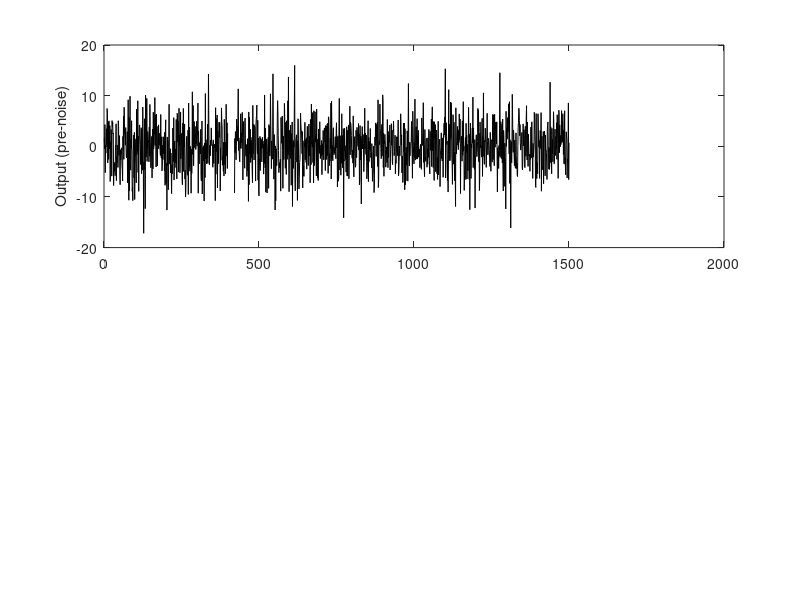

This chart was generated by the following MATLAB code: (Note: this script raises an error after producing the figure.)
% SDPDEMO  Captain Toolbox demonstration
%
% State Dependent Parameter (SDP) analysis of simulated data
%
% See also SDP

% Copyright (c) 2007 by CRES, Lancaster University, United Kingdom
% Authors : Peter Young, Wlodek Tych, Diego Pedregal, James Taylor
% Additional author for SDPDEMO: Paul McKenna

clear all
close all
format compact
echo on

clc
% SDPDEMO  Captain Toolbox demonstration
 
% This script demonstrates the use of the State Dependent
% Parameter (SDP) routine for obtaining a non-parametric
% state dependent model from a simulated dataset.
 
% For this example, the output is formed from the sum of
% three inputs (u1, u2 and u3), each multiplied by its own 
% state dependent parameter (a, b and c).
 
% y(k) = a(k) * u1(k)  +  b(k) * u2(k)  +  c(k) * u3(k)  
 
% The SDPs themselves are each dependent on the given states 
% (x1, x2 and x3). In the following example, they are simply
% white noise signals with different seeds. If no dependent
% states are supplied by the user, the algorithm assumes that
% each parameter is dependent upon its associated input regressor,
% (so that in this example a would be dependent on u1, b on u2).
 
% --------------------------------------------------------
%                 Hit any key to continue
% --------------------------------------------------------
pause
 
% length of the simulated data set
 
n=1500;
 
% dependent states
 
randn('seed',0); x1=randn(n,1);  % for first regressor
randn('seed',1); x2=randn(n,1);  % for second regressor
randn('seed',2); x3=randn(n,1);  % for third regressor
x=[x1 x2 x3];
 
% state dependent parameters
 
a=(0.5*x1)+3;       % linear state dependency for the first SDP
b=(x2.^2)+1;        % quadratic state dependency for the second SDP
c=(sin(x3*pi/2))+2; % sinusoidal state dependency for the third SDP
 
% --------------------------------------------------------
%                 Hit any key to continue
% --------------------------------------------------------
pause
 
% The inputs signals are more white noise sequences.
 
randn('seed',3); u1=randn(n,1);  % first input
randn('seed',4); u2=randn(n,1);  % second input
randn('seed',5); u3=randn(n,1);  % third input
z=[u1 u2 u3];
 
% The output is then generated from the inputs and their
% associated state dependent parameters.
 
y=(a.*u1)+(b.*u2)+(c.*u3);  % output
 
% Missing values are added in order to test the ability of the
% algorithms to automatically handle interpolation
 
u1(200:220)=NaN;
y(400:420)=NaN;
 
% Finally, white noise is added to the output signal to
% represent measurement noise.
 
randn('seed',6); ng=randn(n,1); ng=3*ng;
y=y+ng;
 
% --------------------------------------------------------
%                 Hit any key to continue
% --------------------------------------------------------
pause
 
% The noise to signal ratio is high, as seen by plotting the 
% uncontaminated data and the noise signal together.
 
subplot(211)
plot(y-ng,'-k'); ax=axis; ylabel('Output (pre-noise)')
 
title([' Noise to signal ratio = ' ...
  int2str(100*covnan(ng)/covnan(y-ng)) '%  by variance']);
 
subplot(212)
plot(ng,'-k'); axis(ax); ylabel('Noise signal')
 
% --------------------------------------------------------
%                 Hit any key to continue
% --------------------------------------------------------
pause
 
% The output, inputs and states are all plotted.
 
clf
subplot(4,2,1); plot(y,'-r');ylabel('Output')
subplot(4,2,3); plot(u1,'-b');ylabel('Input 1')
subplot(4,2,5); plot(u2,'-b');ylabel('Input 2')
subplot(4,2,7); plot(u3,'-b');ylabel('Input 3')
subplot(3,2,2); h=plot(x1,a,'.m');
xlabel('Dependent state 1'); ylabel('SDP 1'); set(h,'markersize',1)
subplot(3,2,4); h=plot(x2,b,'.m');
xlabel('Dependent state 2'); ylabel('SDP 2'); set(h,'markersize',1)
subplot(3,2,6); h=plot(x3,c,'.m');
xlabel('Dependent state 3');ylabel('SDP 3');set(h,'markersize',1)
 
% --------------------------------------------------------
%                 Hit any key to continue
% --------------------------------------------------------
pause
 
% The NVRs for the SDPs can be provided explicitly or 
% optimised by an internal call to the DLROPT function from
% SDP. If the any of the given NVRs are negative, this is 
% taken to indicate that the user wishes to optimise the NVR
% for the corresponding SDP. An NVR of -1 will force the 
% algorithm to optimise at the first iteration for that SDP,
% then retain this value for subsequent iterations. In 
% general an NVR input of -n will cause optimisation at the 
% first n iterations.
 
% In the following example, we optimise the first NVR at the
% first two iterations and the other NVRs at only the first
% iteration.
 
nvr=[-2 -1];  
 
% A Random Walk (RW) model is used for the first SDP and
% an Integrated Random Walk (IRW) model for all other SDPs.
 
TVP=[0 1];
 
% --------------------------------------------------------
%                 Hit any key to continue
% --------------------------------------------------------
pause
 
% The estimation options are set such that there can be a
% maximum of 10 iterations, the convergence criteria (for
% r-squared) is 0.0001, the plotting option is set to 1 
% to show results during estimation and the other estimation
% options are set to their default (shown by -1 inputs).
 
opts=[10 0.0001 -1 -1 -1 1];
 
% The main function call is then made, to carry out
% the estimation, plotting the estimates as they are made.
% The initial esimates with NVR=0 are plotted blue. The
% latest SDP estimates are plotted red, with the points from
% the previous iterations being grey.
 
% --------------------------------------------------------
%                 Hit any key to continue
% --------------------------------------------------------
pause
 
clf
[fit,fitse,par,parse,zs,pars,parses,rsq,nvrid,y0]=sdp(y,z,x,TVP,nvr,opts);
 
% --------------------------------------------------------
%                 Hit any key to continue
% --------------------------------------------------------
pause
 
% Identified NVR for the first SDP
 
nvrid(1)
 
% Identified NVR for the second SDP
 
nvrid(2)
 
% Identified NVR for the third SDP
 
nvrid(3)
 
% --------------------------------------------------------
%                 Hit any key to continue
% --------------------------------------------------------
pause
 
% The r-squared value between the model output and the 
% output data is returned.
 
rsq
 
% Finally, the results can be plotted against the true SDP
% relationships, with standard error bounds shown as dashed
% lines.
 
% --------------------------------------------------------
%                 Hit any key to continue
% --------------------------------------------------------
pause
 
figure(1); clf
l1=plot(x1,a,'.b',zs(:,1),pars(:,1),'-g'); hold on
set(l1(2),'linewidth',2); set(l1(1),'markersize',1)
ylabel('a_k'); xlabel('x1_k');axis('square'); legend('par','sdp',-1)
plot(zs(:,1),pars(:,1)+parses(:,1),'--g',zs(:,1),pars(:,1)-parses(:,1),'--g')
title('First state dependent parameter')
 
figure(2)
l1=plot(x2,b,'.b',zs(:,2),pars(:,2),'-g'); hold on
set(l1(2),'linewidth',2); set(l1(1),'markersize',1)
ylabel('b_k'); xlabel('x2_k'); axis('square'); legend('par','sdp',-1)
plot(zs(:,2),pars(:,2)+parses(:,2),'--g',zs(:,2),pars(:,2)-parses(:,2),'--g')
title('Second state dependent parameter')
 
figure(3)
l1=plot(x3,c,'.b',zs(:,3),pars(:,3),'-g'); hold on
set(l1(2),'linewidth',2);set(l1(1),'markersize',1)
ylabel('c_k'); xlabel('x3_k'); axis('square'); legend('par','sdp',-1)
plot(zs(:,3),pars(:,3)+parses(:,3),'--g',zs(:,3),pars(:,3)-parses(:,3),'--g')
title('Third state dependent parameter')
 
echo off

% end of m-file